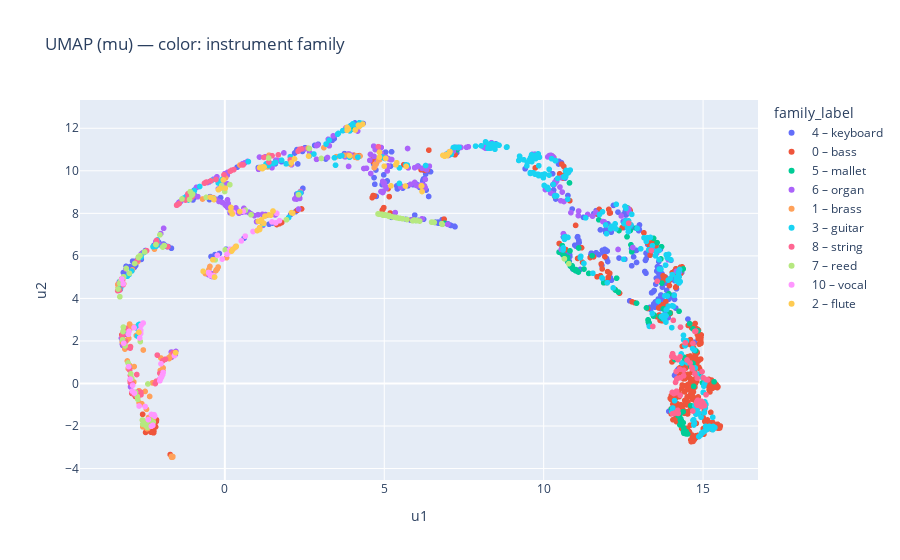
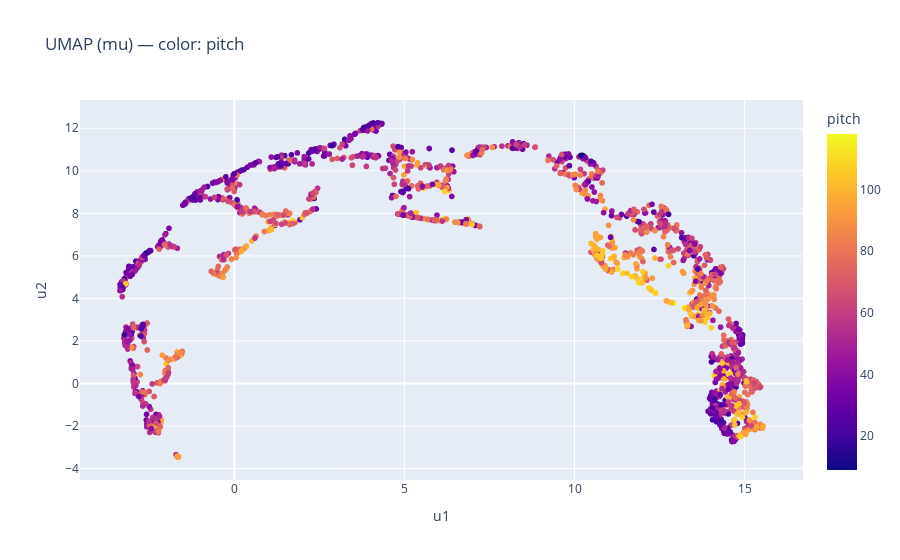

The cell these charts' notebook holds for them, in order:
### Code cell
import numpy as np
import umap.umap_ as umap
import plotly.express as px

NSYNTH_FAMILY_MAP = {
    0: "bass",
    1: "brass",
    2: "flute",
    3: "guitar",
    4: "keyboard",
    5: "mallet",
    6: "organ",
    7: "reed",
    8: "string",
    9: "synth_lead",
    10: "vocal",
}

family_labels = np.array([
    f"{int(fid)} – {NSYNTH_FAMILY_MAP.get(int(fid), 'unknown')}"
    for fid in family_all
])

# --- UMAP 2D ---
reducer = umap.UMAP(
    n_neighbors=30,
    min_dist=0.1,
    n_components=2,
    metric="euclidean",
    init="spectral",
    learning_rate=1.0,   # <-- trocado (antes estava "auto")
    random_state=SEED,
)
mu_umap = reducer.fit_transform(mu_all)

data_umap = {
    "u1": mu_umap[:, 0],
    "u2": mu_umap[:, 1],
    "pitch": pitch_all.astype(int),
    "family_label": family_labels,  # categórico => legenda por cor
    "key": keys_all,
}

fig1 = px.scatter(
    data_umap,
    x="u1",
    y="u2",
    color="family_label",
    hover_data=["pitch", "key"],
    title="UMAP (mu) — color: instrument family",
)
fig1.show()

fig2 = px.scatter(
    data_umap,
    x="u1",
    y="u2",
    color="pitch",
    hover_data=["family_label", "key"],
    title="UMAP (mu) — color: pitch",
)
fig2.show()

### Figure 1 — Plotly figure (JSON) as saved in the notebook; plotly's stock layout.template omitted (floating-point values rounded to 4 significant figures; data arrays with more than 128 entries replaced by an {"elided": "..."} marker saying what was removed)
{"data": [{"customdata": {"elided": "372x2 mixed values"}, "hovertemplate": "family_label=4 – keyboard<br>u1=%{x}<br>u2=%{y}<br>pitch=%{customdata[0]}<br>key=%{customdata[1]}<extra></extra>", "legendgroup": "4 – keyboard", "marker": {"color": "#636efa", "symbol": "circle"}, "mode": "markers", "name": "4 – keyboard", "showlegend": true, "type": "scattergl", "x": {"elided": "372 float values"}, "xaxis": "x", "y": {"elided": "372 float values"}, "yaxis": "y"}, {"customdata": {"elided": "447x2 mixed values"}, "hovertemplate": "family_label=0 – bass<br>u1=%{x}<br>u2=%{y}<br>pitch=%{customdata[0]}<br>key=%{customdata[1]}<extra></extra>", "legendgroup": "0 – bass", "marker": {"color": "#EF553B", "symbol": "circle"}, "mode": "markers", "name": "0 – bass", "showlegend": true, "type": "scattergl", "x": {"elided": "447 float values"}, "xaxis": "x", "y": {"elided": "447 float values"}, "yaxis": "y"}, {"customdata": {"elided": "104x2 mixed values"}, "hovertemplate": "family_label=5 – mallet<br>u1=%{x}<br>u2=%{y}<br>pitch=%{customdata[0]}<br>key=%{customdata[1]}<extra></extra>", "legendgroup": "5 – mallet", "marker": {"color": "#00cc96", "symbol": "circle"}, "mode": "markers", "name": "5 – mallet", "showlegend": true, "type": "scattergl", "x": [14.4, 13.71, 10.83, 10.91, 10.87, 12.91, 15.34, 13.23, 10.86, 14.39, 13.28, 11.01, 10.48, 11.0, 11.1, 13.93, 14.68, 10.81, 14.22, 10.65, 12.35, 12.63, 14.71, 14.52, 14.31, 10.28, 13.96, 14.29, 12.76, 14.4, 14.77, 13.46, 13.28, 14.25, 11.41, 11.01, 12.36, 10.68, 14.28, 14.47, 14.5, 12.72, 10.75, 10.89, 14.39, 14.68, 14.47, 11.88, 14.38, 14.11, 14.41, 11.73, 10.75, 14.37, 12.26, 13.44, 14.38, 13.72, 14.61, 12.61, 10.78, 13.56, 10.83, 14.52, 15.03, 11.27, 14.39, 10.58, 12.29, 6.888, 14.58, 12.9, 14.3, 10.73, 8.847, 13.31, 10.92, 6.002, 14.01, 15.0, 11.06, 14.98, 14.84, 14.88, 4.036, 11.09, 13.45, 14.62, 13.75, 10.79, 10.96, 13.65, 12.74, 10.62, 10.93, 13.68, 13.27, 14.32, 10.66, 14.27, 11.52, 14.3, 13.7, 7.291], "xaxis": "x", "y": [-2.342, 4.721, 5.529, 5.418, 5.491, 3.777, 0.08191, 3.555, 5.503, -2.084, 2.992, 5.357, 6.176, 5.304, 6.371, 4.217, 0.9443, 9.432, -1.524, 5.99, 4.295, 8.251, -0.135, 1.021, 5.298, 10.67, 3.315, -1.721, 6.191, 1.234, 1.54, 3.222, 2.888, 3.397, 5.176, 5.322, 7.191, 5.964, -1.427, -2.37, 1.009, 7.193, 5.931, 5.535, -2.263, 2.57, -2.26, 4.736, -1.844, 1.127, -2.278, 7.696, 5.733, -1.329, 4.388, 3.168, 5.388, 3.048, 0.7961, 6.897, 5.705, 6.623, 6.234, -2.373, 0.08388, 5.381, 1.022, 6.479, 4.951, 7.532, 2.813, 7.306, -1.656, 5.936, 11.12, 2.859, 5.389, 7.661, -1.205, -0.4189, 5.277, 0.02881, 2.475, 0.4257, 11.96, 5.24, 6.826, -1.041, 3.508, 5.681, 5.357, 3.147, 6.521, 6.033, 5.377, 5.856, 2.98, -1.727, 6.009, -1.948, 6.007, -1.756, 6.43, 11.0], "yaxis": "y"}, {"customdata": {"elided": "257x2 mixed values"}, "hovertemplate": "family_label=6 – organ<br>u1=%{x}<br>u2=%{y}<br>pitch=%{customdata[0]}<br>key=%{customdata[1]}<extra></extra>", "legendgroup": "6 – organ", "marker": {"color": "#ab63fa", "symbol": "circle"}, "mode": "markers", "name": "6 – organ", "showlegend": true, "type": "scattergl", "x": {"elided": "257 float values"}, "xaxis": "x", "y": {"elided": "257 float values"}, "yaxis": "y"}, {"customdata": {"elided": "130x2 mixed values"}, "hovertemplate": "family_label=1 – brass<br>u1=%{x}<br>u2=%{y}<br>pitch=%{customdata[0]}<br>key=%{customdata[1]}<extra></extra>", "legendgroup": "1 – brass", "marker": {"color": "#FFA15A", "symbol": "circle"}, "mode": "markers", "name": "1 – brass", "showlegend": true, "type": "scattergl", "x": {"elided": "130 float values"}, "xaxis": "x", "y": {"elided": "130 float values"}, "yaxis": "y"}, {"customdata": {"elided": "325x2 mixed values"}, "hovertemplate": "family_label=3 – guitar<br>u1=%{x}<br>u2=%{y}<br>pitch=%{customdata[0]}<br>key=%{customdata[1]}<extra></extra>", "legendgroup": "3 – guitar", "marker": {"color": "#19d3f3", "symbol": "circle"}, "mode": "markers", "name": "3 – guitar", "showlegend": true, "type": "scattergl", "x": {"elided": "325 float values"}, "xaxis": "x", "y": {"elided": "325 float values"}, "yaxis": "y"}, {"customdata": {"elided": "130x2 mixed values"}, "hovertemplate": "family_label=8 – string<br>u1=%{x}<br>u2=%{y}<br>pitch=%{customdata[0]}<br>key=%{customdata[1]}<extra></extra>", "legendgroup": "8 – string", "marker": {"color": "#FF6692", "symbol": "circle"}, "mode": "markers", "name": "8 – string", "showlegend": true, "type": "scattergl", "x": {"elided": "130 float values"}, "xaxis": "x", "y": {"elided": "130 float values"}, "yaxis": "y"}, {"customdata": {"elided": "106x2 mixed values"}, "hovertemplate": "family_label=7 – reed<br>u1=%{x}<br>u2=%{y}<br>pitch=%{customdata[0]}<br>key=%{customdata[1]}<extra></extra>", "legendgroup": "7 – reed", "marker": {"color": "#B6E880", "symbol": "circle"}, "mode": "markers", "name": "7 – reed", "showlegend": true, "type": "scattergl", "x": [-2.703, 4.988, -1.971, 5.414, -2.413, 10.65, -2.428, -2.826, -2.73, -3.294, -2.992, 5.983, 5.34, 5.074, -3.127, -2.949, 5.494, -2.515, -2.161, -2.801, -2.563, -0.1005, -1.947, -2.478, -2.246, -1.344, 1.375, -2.745, -2.919, 5.013, 4.979, -0.3019, 5.892, 3.025, 5.712, -3.21, 5.998, -3.183, 5.155, -2.472, 6.024, 5.58, -3.304, -2.576, -0.5161, 4.835, 2.312, 5.09, 0.01207, -3.176, 1.194, 5.01, -1.037, 5.256, -3.093, -2.009, -3.037, -2.714, -0.3524, 5.921, -0.004143, -3.092, -2.297, -2.483, 4.805, 1.932, -2.65, -2.449, 2.651, 0.6436, 6.513, -2.585, -3.194, -2.037, 1.123, 4.929, -1.9, -1.009, 0.1564, 10.79, 6.82, 5.978, -2.244, -0.5829, 5.156, -1.107, -3.269, 1.932, 5.47, 6.49, 5.386, 4.828, -3.348, 6.113, 5.94, -1.087, 6.569, 4.906, -2.711, 0.8228, 5.153, 6.803, 4.96, -2.661, 6.486, -2.51], "xaxis": "x", "y": [5.937, 7.938, 0.3678, 7.785, -0.02322, 5.864, -2.063, 5.641, -0.7422, 4.079, 5.176, 7.666, 7.814, 7.918, 1.764, 0.454, 7.765, 6.185, 6.533, -0.4108, -1.742, 9.309, 6.412, -1.986, -1.525, 8.677, 10.6, -0.6171, 0.2339, 7.932, 7.926, 5.811, 7.649, 10.58, 7.71, 2.055, 7.665, 2.651, 7.888, -1.857, 7.663, 7.743, 4.706, -1.919, 5.217, 7.956, 8.875, 7.903, 6.283, 5.015, 10.13, 7.919, 8.853, 7.831, 5.409, 0.25, 0.9657, 5.943, 8.692, 7.666, 9.027, 5.407, -1.772, -1.868, 7.974, 7.7, 1.97, -1.915, 11.05, 8.148, 7.586, -1.717, 2.443, 6.99, 10.17, 7.954, 6.487, 8.903, 9.347, 5.634, 7.483, 7.672, -1.815, 8.752, 7.894, 8.651, 4.828, 7.701, 7.769, 7.583, 7.797, 7.98, 4.441, 7.636, 7.685, 9.017, 7.573, 7.951, 5.916, 7.931, 7.855, 7.513, 7.913, 6.014, 7.589, -1.777], "yaxis": "y"}, {"customdata": [[104, "vocal_synthetic_003-104-100"], [83, "vocal_synthetic_003-083-100"], [35, "vocal_synthetic_003-035-100"], [57, "vocal_acoustic_000-057-075"], [39, "vocal_synthetic_003-039-050"], [59, "vocal_synthetic_003-059-127"], [45, "vocal_synthetic_003-045-127"], [57, "vocal_synthetic_003-057-050"], [54, "vocal_acoustic_000-054-050"], [58, "vocal_synthetic_003-058-075"], [65, "vocal_synthetic_003-065-025"], [68, "vocal_synthetic_003-068-050"], [72, "vocal_synthetic_003-072-075"], [86, "vocal_synthetic_003-086-100"], [89, "vocal_synthetic_003-089-100"], [41, "vocal_synthetic_003-041-100"], [24, "vocal_synthetic_003-024-127"], [61, "vocal_synthetic_003-061-100"], [71, "vocal_synthetic_003-071-025"], [99, "vocal_synthetic_003-099-075"], [38, "vocal_synthetic_003-038-025"], [88, "vocal_synthetic_003-088-100"], [75, "vocal_synthetic_003-075-050"], [50, "vocal_acoustic_000-050-075"], [107, "vocal_synthetic_003-107-075"], [37, "vocal_synthetic_003-037-100"], [82, "vocal_synthetic_003-082-100"], [49, "vocal_synthetic_003-049-025"], [99, "vocal_synthetic_003-099-050"], [86, "vocal_synthetic_003-086-127"], [24, "vocal_synthetic_003-024-100"], [85, "vocal_synthetic_003-085-025"], [91, "vocal_synthetic_003-091-100"], [63, "vocal_synthetic_003-063-075"], [39, "vocal_synthetic_003-039-075"], [82, "vocal_synthetic_003-082-050"], [60, "vocal_synthetic_003-060-127"], [67, "vocal_synthetic_003-067-050"], [37, "vocal_synthetic_003-037-127"], [82, "vocal_synthetic_003-082-127"], [52, "vocal_acoustic_000-052-100"], [42, "vocal_synthetic_003-042-075"], [97, "vocal_synthetic_003-097-025"], [54, "vocal_synthetic_003-054-050"], [51, "vocal_synthetic_003-051-025"], [68, "vocal_acoustic_000-068-100"], [66, "vocal_acoustic_000-066-025"], [53, "vocal_acoustic_000-053-050"], [101, "vocal_synthetic_003-101-127"], [81, "vocal_synthetic_003-081-100"], [29, "vocal_synthetic_003-029-075"], [93, "vocal_synthetic_003-093-050"], [106, "vocal_synthetic_003-106-050"], [60, "vocal_acoustic_000-060-127"], [52, "vocal_synthetic_003-052-050"], [61, "vocal_synthetic_003-061-127"], [68, "vocal_acoustic_000-068-050"], [51, "vocal_synthetic_003-051-100"]], "hovertemplate": "family_label=10 – vocal<br>u1=%{x}<br>u2=%{y}<br>pitch=%{customdata[0]}<br>key=%{customdata[1]}<extra></extra>", "legendgroup": "10 – vocal", "marker": {"color": "#FF97FF", "symbol": "circle"}, "mode": "markers", "name": "10 – vocal", "showlegend": true, "type": "scattergl", "x": [-2.003, 0.06546, -2.837, -0.4999, -3.018, -2.039, -2.304, -1.949, -0.5104, -2.22, -2.638, -2.627, -0.3492, 1.045, -0.4546, -2.4, -3.17, -1.99, -2.562, 0.5178, -3.228, 0.3302, 0.1595, -2.659, 1.713, -2.302, 0.1733, -2.967, 1.479, 0.2917, -3.005, 1.63, -0.3518, -2.029, -2.906, 0.8843, -1.935, -2.641, -2.257, -0.08225, -2.672, -2.501, 0.3307, -2.027, -2.892, -0.2343, 0.267, -2.847, -1.582, 0.6398, -3.025, 1.597, -3.187, -2.682, -2.689, -1.987, 0.5768, -2.199], "xaxis": "x", "y": [0.9264, 6.075, -0.4507, 5.192, 0.7929, 0.1251, -2.011, 0.4224, 5.218, -1.467, 2.496, 2.73, 5.068, 7.231, 5.093, -1.697, 1.893, 0.2881, 2.842, 6.705, 4.908, 6.403, 6.312, 2.517, 7.656, -1.456, 6.206, 0.2066, 7.596, 6.355, 2.447, 7.999, 5.017, 0.2259, -0.355, 7.147, 0.5171, 2.351, -1.967, 5.849, 2.138, -1.085, 6.438, 0.1828, -0.08427, 6.028, 8.043, 2.628, 1.311, 6.929, 2.313, 7.549, 4.687, 2.476, -1.058, 0.2973, 8.095, -1.536], "yaxis": "y"}, {"customdata": {"elided": "71x2 mixed values"}, "hovertemplate": "family_label=2 – flute<br>u1=%{x}<br>u2=%{y}<br>pitch=%{customdata[0]}<br>key=%{customdata[1]}<extra></extra>", "legendgroup": "2 – flute", "marker": {"color": "#FECB52", "symbol": "circle"}, "mode": "markers", "name": "2 – flute", "showlegend": true, "type": "scattergl", "x": [2.09, 7.053, 5.391, 1.145, 3.913, 4.326, 0.3541, 3.834, -0.2012, 1.092, 5.362, 6.162, 4.09, 4.213, 2.084, 2.626, 1.23, 0.1919, 0.3545, 5.045, 1.091, -0.3419, -0.1472, 1.149, -0.4571, -1.542, 5.21, 6.97, 6.943, 1.09, 0.3353, 1.134, 3.872, 6.893, 0.01339, 0.2335, 6.166, 7.062, 5.663, 1.383, 6.173, 1.049, 7.039, 6.839, 4.191, 5.687, 3.835, 4.851, -0.05, 1.015, -2.695, 5.0, 1.26, -0.3764, 0.1912, 0.2489, 1.221, 2.185, 1.51, -0.6805, 6.185, 1.089, 4.851, 1.215, 1.444, 1.179, 1.081, 0.213, 0.4677, -0.3218, 2.131], "xaxis": "x", "y": [8.033, 10.9, 10.38, 7.6, 10.71, 12.2, 6.455, 12.05, 9.111, 7.333, 10.28, 9.28, 11.92, 12.08, 10.38, 10.69, 10.18, 8.276, 6.437, 10.59, 10.15, 8.646, 9.171, 7.695, 8.757, 1.449, 9.292, 10.71, 10.76, 7.239, 6.418, 10.13, 11.96, 10.68, 9.186, 7.97, 9.298, 10.9, 9.283, 7.924, 9.286, 7.625, 10.85, 10.73, 12.15, 10.21, 11.91, 10.88, 9.571, 7.189, 2.406, 10.22, 7.87, 5.817, 8.101, 6.306, 7.531, 10.56, 8.109, 5.276, 9.026, 7.276, 10.64, 10.19, 7.917, 10.1, 7.24, 6.225, 8.083, 5.004, 8.01], "yaxis": "y"}], "layout": {"legend": {"title": {"text": "family_label"}, "tracegroupgap": 0}, "title": {"text": "UMAP (mu) — color: instrument family"}, "xaxis": {"anchor": "y", "domain": [0, 1], "title": {"text": "u1"}}, "yaxis": {"anchor": "x", "domain": [0, 1], "title": {"text": "u2"}}}}

### Figure 2 — Plotly figure (JSON) as saved in the notebook; plotly's stock layout.template omitted (floating-point values rounded to 4 significant figures; data arrays with more than 128 entries replaced by an {"elided": "..."} marker saying what was removed)
{"data": [{"customdata": {"elided": "2000x2 str values"}, "hovertemplate": "u1=%{x}<br>u2=%{y}<br>family_label=%{customdata[0]}<br>key=%{customdata[1]}<br>pitch=%{marker.color}<extra></extra>", "legendgroup": "", "marker": {"color": {"elided": "2000 int values"}, "coloraxis": "coloraxis", "symbol": "circle"}, "mode": "markers", "name": "", "showlegend": false, "type": "scattergl", "x": {"elided": "2000 float values"}, "xaxis": "x", "y": {"elided": "2000 float values"}, "yaxis": "y"}], "layout": {"coloraxis": {"colorbar": {"title": {"text": "pitch"}}, "colorscale": [[0, "#0d0887"], [0.1111, "#46039f"], [0.2222, "#7201a8"], [0.3333, "#9c179e"], [0.4444, "#bd3786"], [0.5556, "#d8576b"], [0.6667, "#ed7953"], [0.7778, "#fb9f3a"], [0.8889, "#fdca26"], [1, "#f0f921"]]}, "legend": {"tracegroupgap": 0}, "title": {"text": "UMAP (mu) — color: pitch"}, "xaxis": {"anchor": "y", "domain": [0, 1], "title": {"text": "u1"}}, "yaxis": {"anchor": "x", "domain": [0, 1], "title": {"text": "u2"}}}}
